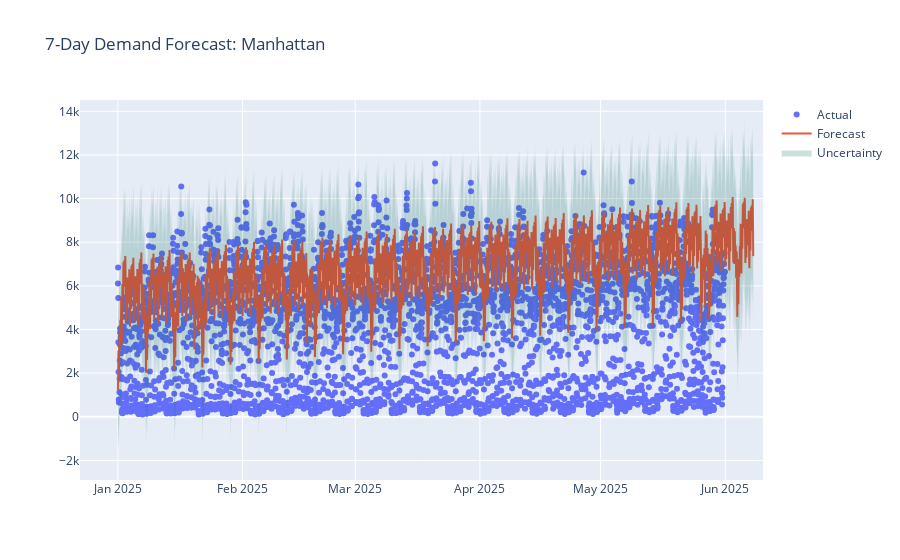

Notebook code for this chart:
### Code cell
# 6. Visualize
print("Visualizing...")
# Plot Actuals vs Forecast
fig = go.Figure()

# Actuals
fig.add_trace(go.Scatter(x=df_manhattan['ds'], y=df_manhattan['y'], mode='markers', name='Actual'))

# Forecast
fig.add_trace(go.Scatter(x=forecast['ds'], y=forecast['yhat'], mode='lines', name='Forecast'))

# Confidence Interval
fig.add_trace(go.Scatter(
    x=forecast['ds'].tolist() + forecast['ds'].tolist()[::-1],
    y=forecast['yhat_upper'].tolist() + forecast['yhat_lower'].tolist()[::-1],
    fill='toself',
    fillcolor='rgba(0,100,80,0.2)',
    line=dict(color='rgba(255,255,255,0)'),
    name='Uncertainty'
))

fig.update_layout(title=f"7-Day Demand Forecast: {borough}")
fig.show()

# 7. Components (Trend vs Daily vs Weekly)
fig2 = m.plot_components(forecast)
fig2.show()

### Figure 1 — Plotly figure (JSON) as saved in the notebook; plotly's stock layout.template omitted (floating-point values rounded to 4 significant figures; data arrays with more than 128 entries replaced by an {"elided": "..."} marker saying what was removed)
{"data": [{"mode": "markers", "name": "Actual", "type": "scatter", "x": {"elided": "3623 str values"}, "y": {"elided": "3623 int values"}}, {"mode": "lines", "name": "Forecast", "type": "scatter", "x": {"elided": "3791 str values"}, "y": {"elided": "3791 float values"}}, {"fill": "toself", "fillcolor": "rgba(0,100,80,0.2)", "line": {"color": "rgba(255,255,255,0)"}, "name": "Uncertainty", "type": "scatter", "x": {"elided": "7582 str values"}, "y": {"elided": "7582 float values"}}], "layout": {"title": {"text": "7-Day Demand Forecast: Manhattan"}}}
